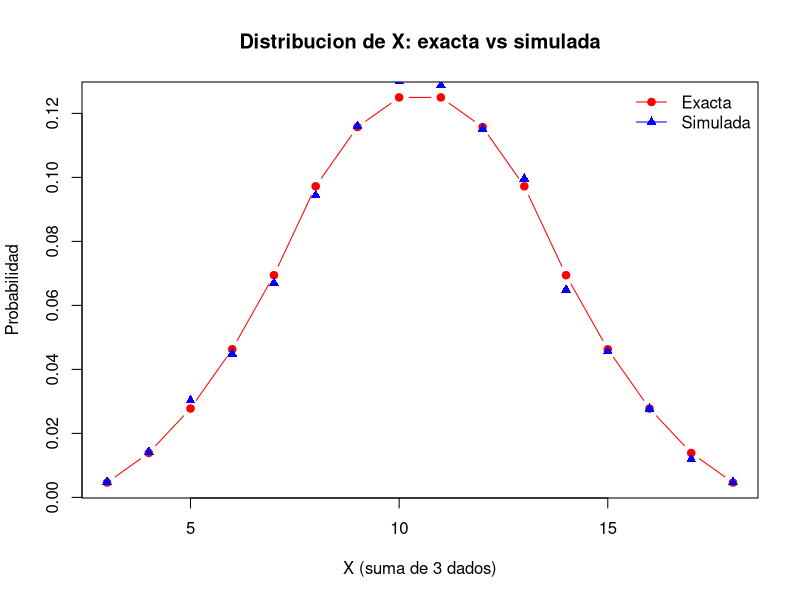
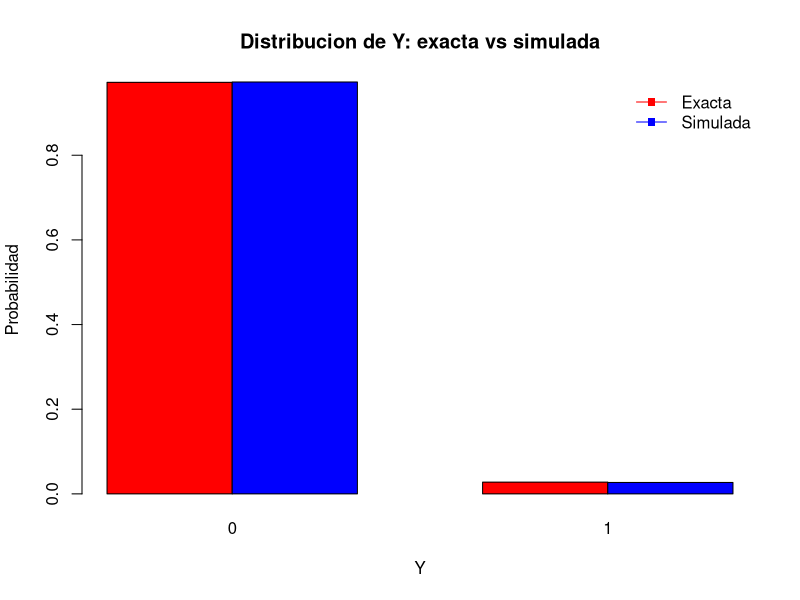

These charts were generated, in order, by the following R code:
# Ejercicio 10. Muestreando de una poblacion finita
#
# Se lanza 3 veces un dado equilibrado (6 caras).
# Se definen:
#   - X: suma de los 3 dados
#   - Y: vale 1 si los 3 dados coinciden (mismo numero en los 3), y 0 si no.
#
# 1) Simular 3 dados una vez. Calcular X e Y en esa simulacion y dar
#    la probabilidad exacta de esos valores.
#
# 2) Simular 10000 veces y aproximar las distribuciones de X e Y.
#    Comparar numerica y graficamente contra los resultados exactos.

set.seed(123)

# ---------------------------------------------------------
# Calculo exacto (enumerando las 6^3 combinaciones)
# ---------------------------------------------------------
comb <- expand.grid(d1 = 1:6, d2 = 1:6, d3 = 1:6)
X_exact <- comb$d1 + comb$d2 + comb$d3
Y_exact <- as.integer(comb$d1 == comb$d2 & comb$d1 == comb$d3)

prob_X_exact <- as.numeric(prop.table(table(factor(X_exact, levels = 3:18))))
names(prob_X_exact) <- as.character(3:18)

prob_Y_exact <- as.numeric(prop.table(table(factor(Y_exact, levels = c(0, 1)))))
names(prob_Y_exact) <- c("0", "1")

# ---------------------------------------------------------
# Parte 1: una simulacion
# ---------------------------------------------------------
dice_once <- sample(1:6, size = 3, replace = TRUE)
X_once <- sum(dice_once)
Y_once <- as.integer(dice_once[1] == dice_once[2] & dice_once[1] == dice_once[3])

X_once
Y_once

# Probabilidad exacta de los valores observados en la simulacion
p_X_once <- prob_X_exact[as.character(X_once)]
p_Y_once <- prob_Y_exact[as.character(Y_once)]

p_X_once
p_Y_once

# ---------------------------------------------------------
# Parte 2: simulaciones (aproximacion)
# ---------------------------------------------------------
n_sims <- 10000

dice <- matrix(sample(1:6, size = n_sims * 3, replace = TRUE), nrow = n_sims, ncol = 3)
X_sim <- rowSums(dice)
Y_sim <- as.integer(dice[, 1] == dice[, 2] & dice[, 1] == dice[, 3])

# Distribuciones simuladas (proporciones de ocurrencia)
prob_X_sim <- as.numeric(prop.table(table(factor(X_sim, levels = 3:18))))
names(prob_X_sim) <- as.character(3:18)

prob_Y_sim <- as.numeric(prop.table(table(factor(Y_sim, levels = c(0, 1)))))
names(prob_Y_sim) <- c("0", "1")

# Comparacion numerica
tabla_X <- data.frame(
  X = 3:18,
  P_exact = prob_X_exact,
  P_sim = prob_X_sim,
  error_abs = abs(prob_X_exact - prob_X_sim)
)
tabla_X

tabla_Y <- data.frame(
  Y = c(0, 1),
  P_exact = prob_Y_exact[c("0", "1")],
  P_sim = prob_Y_sim[c("0", "1")],
  error_abs = abs(prob_Y_exact[c("0", "1")] - prob_Y_sim[c("0", "1")])
)
tabla_Y

# -----------------------
# Graficas (guardadas)
# -----------------------
k_vals <- 3:18

png("ejercicio10_dist_X.png", width = 900, height = 520)
plot(k_vals, prob_X_exact,
     type = "b",
     pch = 19,
     col = "red",
     xlab = "X (suma de 3 dados)",
     ylab = "Probabilidad",
     main = "Distribucion de X: exacta vs simulada")
points(k_vals, prob_X_sim, pch = 17, col = "blue")
legend("topright",
       legend = c("Exacta", "Simulada"),
       col = c("red", "blue"),
       pch = c(19, 17),
       lty = 1,
       bty = "n")
dev.off()

png("ejercicio10_dist_Y.png", width = 900, height = 520)
barplot(rbind(prob_Y_exact, prob_Y_sim),
        beside = TRUE,
        names.arg = c("0", "1"),
        col = c("red", "blue"),
        main = "Distribucion de Y: exacta vs simulada",
        xlab = "Y",
        ylab = "Probabilidad")
legend("topright",
       legend = c("Exacta", "Simulada"),
       col = c("red", "blue"),
       pch = 15,
       lty = 1,
       bty = "n")
dev.off()

# --------------------------------------------------------------------
# Explicacion (que se esta haciendo en el Ejercicio 10)
#
# - Como los dados son justos e independientes, hay 6^3 = 216 resultados
#   equiprobables.
#
# Para Y:
#   Y=1 <=> d1 = d2 = d3.
#   Hay 6 casos (1-1-1, 2-2-2, ..., 6-6-6).
#   Entonces:
#     P(Y=1) = 6 / 216 = 1/36
#     P(Y=0) = 35/36
#
# Para X:
#   X toma valores de 3 a 18.
#   La distribucion exacta se obtiene contando cuantas combinaciones
#   producen cada suma. En el codigo lo hacemos por enumeracion exhaustiva.
#
# Para la parte 2:
#   Repetimos el experimento n_sims veces y aproximamos la distribucion
#   observando frecuencias relativas. Al aumentar n_sims, las frecuencias
#   relativas convergen a las probabilidades exactas (Ley de los Grandes Numeros).
# --------------------------------------------------------------------
